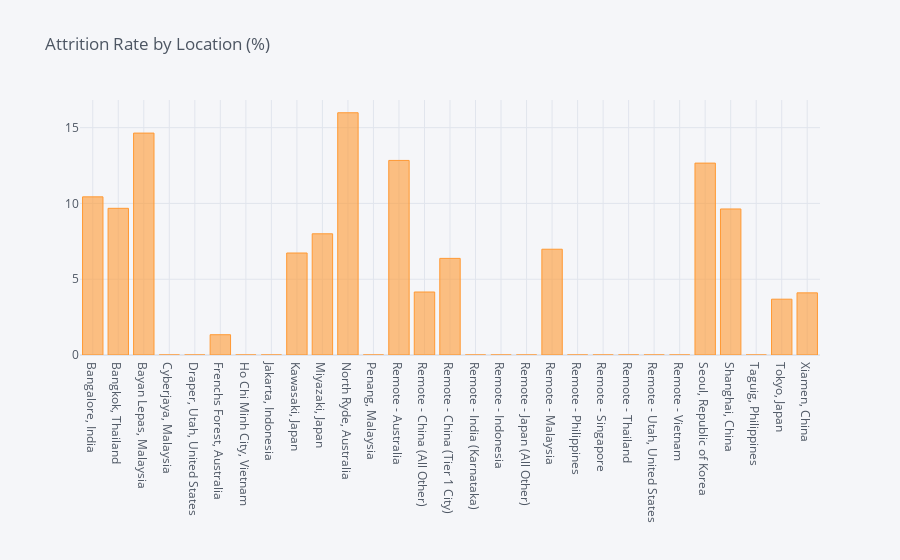

The code cell stored with this chart in its notebook:
### Code cell
Location = pd.DataFrame(columns=['Location', 'Leave/ Stay'])
i=0
for field in list(agg_data['Location'].unique()):
    ratio = agg_data[(agg_data['Location']==field)&(agg_data['Leave/ Stay']==1)].shape[0] / agg_data[agg_data['Location']==field].shape[0]
    Location.loc[i] = (field, ratio*100)
    i += 1
    print("In {}, the ratio of attrition rate is {:.2f}%".format(field, ratio*100))    
Location = Location.groupby(by="Location").sum()
Location.iplot(kind='bar',title='Attrition Rate by Location (%)')

### Figure 1 — Plotly figure (JSON) as saved in the notebook; plotly's stock layout.template omitted (floating-point values rounded to 4 significant figures)
{"data": [{"marker": {"color": "rgba(255, 153, 51, 0.6)", "line": {"color": "rgba(255, 153, 51, 1.0)", "width": 1}}, "name": "Leave/ Stay", "orientation": "v", "text": "", "type": "bar", "x": ["Bangalore, India", "Bangkok, Thailand", "Bayan Lepas, Malaysia", "Cyberjaya, Malaysia", "Draper, Utah, United States", "Frenchs Forest, Australia", "Ho Chi Minh City, Vietnam", "Jakarta, Indonesia", "Kawasaki, Japan", "Miyazaki, Japan", "North Ryde, Australia", "Penang, Malaysia", "Remote - Australia", "Remote - China (All Other)", "Remote - China (Tier 1 City)", "Remote - India (Karnataka)", "Remote - Indonesia", "Remote - Japan (All Other)", "Remote - Malaysia", "Remote - Philippines", "Remote - Singapore", "Remote - Thailand", "Remote - Utah, United States", "Remote - Vietnam", "Seoul, Republic of Korea", "Shanghai, China", "Taguig, Philippines", "Tokyo, Japan", "Xiamen, China"], "y": [10.43, 9.677, 14.64, 0, 0, 1.337, 0, 0, 6.729, 7.996, 15.98, 0, 12.84, 4.156, 6.374, 0, 0, 0, 6.979, 0, 0, 0, 0, 0, 12.66, 9.635, 0, 3.681, 4.099]}], "layout": {"legend": {"bgcolor": "#F5F6F9", "font": {"color": "#4D5663"}}, "paper_bgcolor": "#F5F6F9", "plot_bgcolor": "#F5F6F9", "title": {"font": {"color": "#4D5663"}, "text": "Attrition Rate by Location (%)"}, "xaxis": {"gridcolor": "#E1E5ED", "showgrid": true, "tickfont": {"color": "#4D5663"}, "title": {"font": {"color": "#4D5663"}, "text": ""}, "zerolinecolor": "#E1E5ED"}, "yaxis": {"gridcolor": "#E1E5ED", "showgrid": true, "tickfont": {"color": "#4D5663"}, "title": {"font": {"color": "#4D5663"}, "text": ""}, "zerolinecolor": "#E1E5ED"}}}
